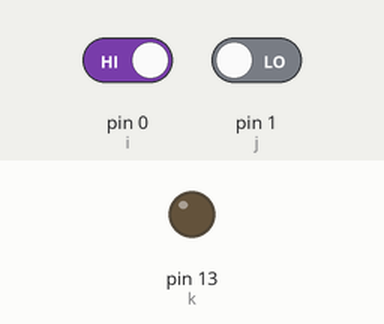
A sketch run on a simulated Arduino Uno, built with avr-gcc and run on an emulated ATmega328P. Parts: output pins drawn as LEDs (lit = HIGH). The inputs (shaded band) are chosen by the test bench; at power-on: pin 0 (i) HIGH, pin 1 (j) LOW.

Above: at 1.2 s.
1.3 s: pin 0 (i) driven LOW
At 1.8 s:
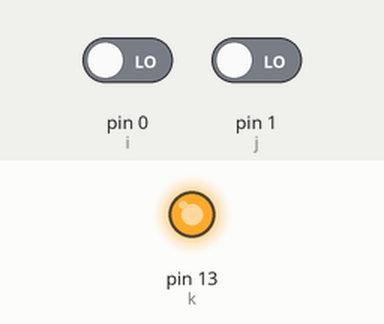
2.8 s: pin 0 (i) driven HIGH
At 4.1 s:
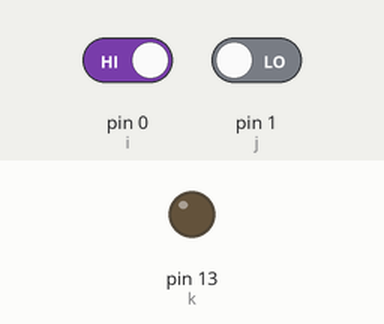
Timing chart, 0 to 5.8 s (numbered marks = the images above; inputs shaded):
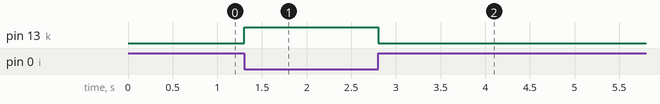

The sketch:

sample.ino
```cpp
int i=0;
int j=1;
int k=13;
int statu=0;
void setup() {

 pinMode(i,INPUT);
 pinMode(j,INPUT);
 pinMode(k,OUTPUT);
}

void loop() {


  if(digitalRead(i)==0)
  {
    statu=1;
    digitalWrite(k,HIGH);
  }
  else if(digitalRead(j)==0)
  {
    statu=0;
    digitalWrite(k,LOW);
  }
  else
  {
    digitalWrite(k,statu);
  }
}
```

Measured:
- after the input at 1.3 s, pin 13 (k): LOW → HIGH at once
- after the input at 2.8 s, pin 13 (k): HIGH → LOW at once
